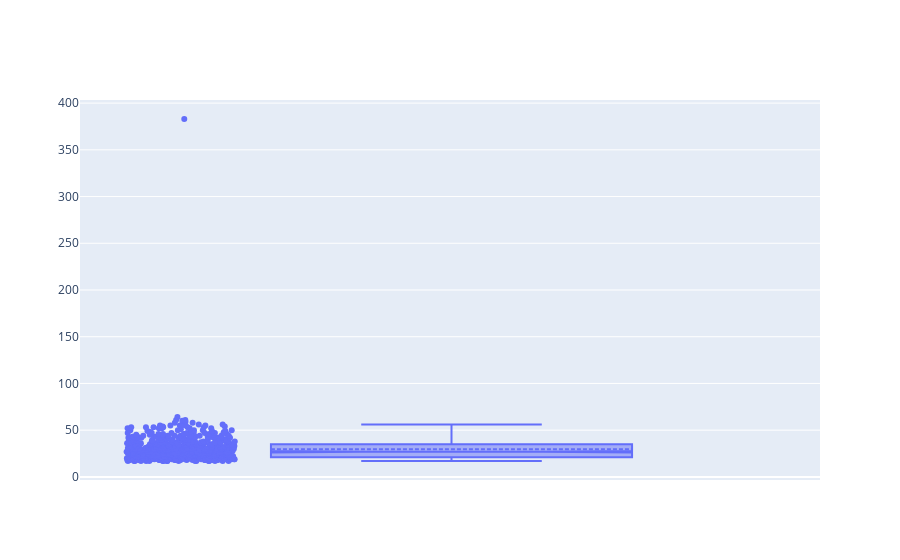

Notebook code cell kept with this figure:
### Code cell
fig = make_subplots(rows=1, cols=1)
fig.add_trace(go.Box( y = data.age, name = "", boxmean=True, boxpoints='all', notched=True),
                 row=1, col=1)

### Figure 1 — Plotly figure (JSON) as saved in the notebook; plotly's stock layout.template omitted (floating-point values rounded to 4 significant figures; data arrays with more than 128 entries replaced by an {"elided": "..."} marker saying what was removed)
{"data": [{"boxmean": true, "boxpoints": "all", "name": "", "notched": true, "type": "box", "xaxis": "x", "y": {"elided": "704 int values"}, "yaxis": "y"}], "layout": {"xaxis": {"anchor": "y", "domain": [0, 1]}, "yaxis": {"anchor": "x", "domain": [0, 1]}}}
